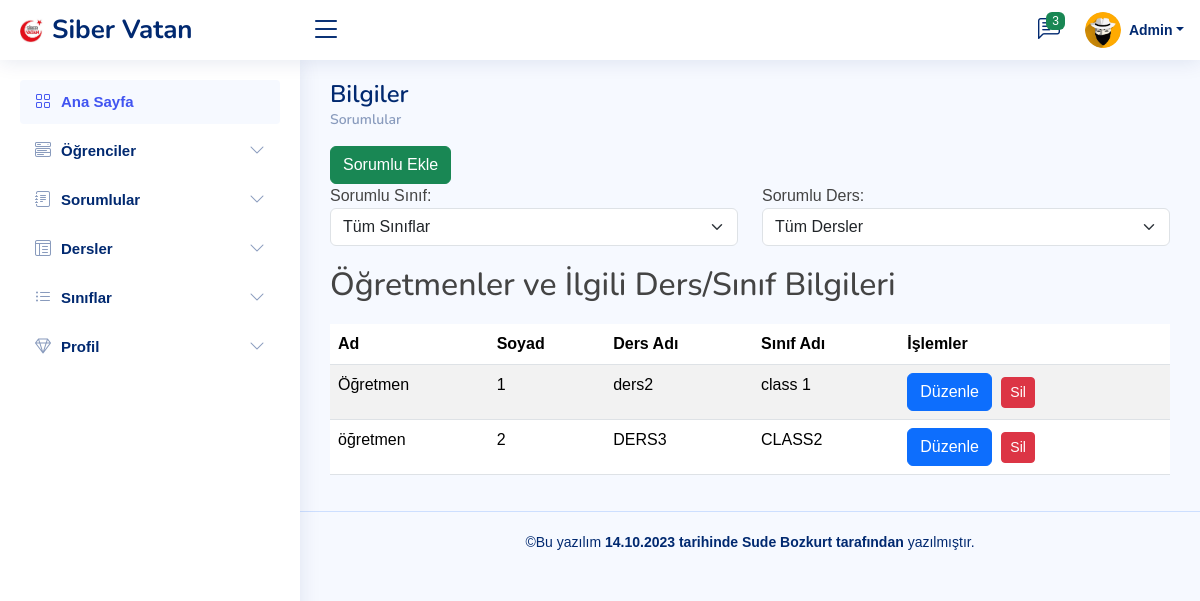
The app's page /NiceAdmin/sorumlular.php with its own data.
### tables this page shows
CREATE TABLE `t_user` (
  `id` int(11) NOT NULL,
  `name` varchar(255) NOT NULL,
  `surname` varchar(255) NOT NULL,
  `username` varchar(255) NOT NULL,
  `password` text NOT NULL,
  `role` varchar(10) NOT NULL,
  `created_at` timestamp NOT NULL DEFAULT current_timestamp() ON UPDATE current_timestamp()
);

CREATE TABLE `t_lesson` (
  `id` int(11) NOT NULL,
  `teacher_user_id` int(11) NOT NULL,
  `lesson_name` varchar(255) NOT NULL
);

CREATE TABLE `t_class` (
  `id` int(11) NOT NULL,
  `class_name` varchar(255) NOT NULL,
  `class_teacher_id` int(11) NOT NULL
);

### NiceAdmin/sorumlular.php (the view, shortened to what this page needs)
<?php
$host = "localhost";
$dbname = "obs";
$username = "root";
$password = "root";
try {
    $pdo = new PDO("mysql:host=$host;dbname=$dbname;charset=utf8", $username, $password);
    $pdo->setAttribute(PDO::ATTR_ERRMODE, PDO::ERRMODE_EXCEPTION);
} catch (PDOException $e) {
    die("Veritabanına bağlantı hatası: " . $e->getMessage());
}
$query = "SELECT u.id, u.name, u.surname, u.username, l.lesson_name, c.class_name
FROM t_user u
LEFT JOIN t_lesson l ON u.id = l.teacher_user_id
LEFT JOIN t_class c ON u.id = c.class_teacher_id
WHERE u.role = 'teacher'";
try {
    $stmt = $pdo->prepare($query);
    $stmt->execute();
    $result = $stmt->fetchAll(PDO::FETCH_ASSOC);
} catch (PDOException $e) {
    die("Sorgu hatası: " . $e->getMessage());
}
?>
<!DOCTYPE html>
<html lang="en">
<head>
  <link href="assets/vendor/bootstrap/css/bootstrap.min.css" rel="stylesheet">
  <link href="assets/vendor/bootstrap-icons/bootstrap-icons.css" rel="stylesheet">
  <link href="assets/vendor/boxicons/css/boxicons.min.css" rel="stylesheet">
  <link href="assets/vendor/quill/quill.snow.css" rel="stylesheet">
  <link href="assets/vendor/quill/quill.bubble.css" rel="stylesheet">
  <link href="assets/vendor/remixicon/remixicon.css" rel="stylesheet">
  <link href="assets/vendor/simple-datatables/style.css" rel="stylesheet">
  <link href="assets/css/style.css" rel="stylesheet">
</head>
<body>
  <header id="header" class="header fixed-top d-flex align-items-center">
    <div class="d-flex align-items-center justify-content-between">
      <a href="admin.php" class="logo d-flex align-items-center">
        <img src="assets/img/logo.jpg" alt="">
        <span class="d-none d-lg-block">Siber Vatan</span>
      </a>
      <i class="bi bi-list toggle-sidebar-btn"></i>
    </div>
    <nav class="header-nav ms-auto">
      <ul class="d-flex align-items-center">
        <li class="nav-item dropdown">
          <a class="nav-link nav-icon" href="#" data-bs-toggle="dropdown">
            <i class="bi bi-chat-left-text"></i>
            <span class="badge bg-success badge-number">3</span>
          </a>
        </li>
        <li class="nav-item dropdown pe-3">
          <a class="nav-link nav-profile d-flex align-items-center pe-0" href="#" data-bs-toggle="dropdown">
            <img src="assets/img/profile.jpeg" alt="Profile" class="rounded-circle">
            <span class="d-none d-md-block dropdown-toggle ps-2">Admin</span>
          </a>
        </li>
      </ul>
    </nav>
  </header>
  <aside id="sidebar" class="sidebar">
    <ul class="sidebar-nav" id="sidebar-nav">
      <li class="nav-item">
        <a class="nav-link " href="admin.php">
          <i class="bi bi-grid"></i>
          <span>Ana Sayfa</span>
        </a>
      </li>
      <li class="nav-item">
        <a class="nav-link collapsed" data-bs-target="#components-nav" data-bs-toggle="collapse" href="#">
          <i class="bi bi-menu-button-wide"></i><span>Öğrenciler</span><i class="bi bi-chevron-down ms-auto"></i>
        </a>
      </li>
      <li class="nav-item">
        <a class="nav-link collapsed" data-bs-target="#forms-nav" data-bs-toggle="collapse" href="#">
          <i class="bi bi-journal-text"></i><span>Sorumlular</span><i class="bi bi-chevron-down ms-auto"></i>
        </a>
      </li>
      <li class="nav-item">
        <a class="nav-link collapsed" data-bs-target="#tables-nav" data-bs-toggle="collapse" href="#">
          <i class="bi bi-layout-text-window-reverse"></i><span>Dersler</span><i class="bi bi-chevron-down ms-auto"></i>
        </a>
      </li>
      <li class="nav-item">
          <a class="nav-link collapsed" data-bs-target="#dersler-nav" data-bs-toggle="collapse" href="#">
              <i class="bi bi-list-ul"></i><span>Sınıflar</span><i class="bi bi-chevron-down ms-auto"></i>
          </a>
      </li>
      <li class="nav-item">
        <a class="nav-link collapsed" data-bs-target="#icons-nav" data-bs-toggle="collapse" href="#">
          <i class="bi bi-gem"></i><span>Profil</span><i class="bi bi-chevron-down ms-auto"></i>
        </a>
      </li>
    </ul>
  </aside>
  <main id="main" class="main">
    <div class="pagetitle">
      <h1>Bilgiler</h1>
      <nav>
        <ol class="breadcrumb">
          <li class="breadcrumb-item"><a href="sorumlular.php">Sorumlular</a></li>
        </ol>
      </nav>
    </div>
    <button type="button" class="btn btn-success" data-bs-toggle="modal" data-bs-target="#sorumluEkleModal">
  Sorumlu Ekle
</button>
    <div class="row">
    <div class="col-md-6">
        <label for="sorumlu-sinif">Sorumlu Sınıf:</label>
        <select class="form-select" id="sorumlu-sinif" name="sınıfAdi">
            <option value="">Tüm Sınıflar</option>
        </select>
    </div>
      <div class="col-md-6">
        <label for="sorumlu-ders">Sorumlu Ders:</label>
        <select class="form-select" id="sorumlu-ders" name="dersAdi">
            <option value="">Tüm Dersler</option>
        </select>
    </div>
        <div class="container">
            <h2>Öğretmenler ve İlgili Ders/Sınıf Bilgileri</h2>
            <table class="table table-striped">
                <thead>
                    <tr>
                        <th>Ad</th>
                        <th>Soyad</th>
                        <th>Ders Adı</th>
                        <th>Sınıf Adı</th>
                        <th>İşlemler</th>
                    </tr>
                </thead>
                <tbody>
                    <?php foreach ($result as $row): ?>
                        <tr>
                            <td><?php echo $row['name']; ?></td>
                            <td><?php echo $row['surname']; ?></td>
                            <td><?php echo $row['lesson_name']; ?></td>
                            <td><?php echo $row['class_name']; ?></td>
                            <td>
                              <button type="button" class="btn btn-primary" data-bs-toggle="modal" data-bs-target="#duzenleModal" data-id="<?php echo $row['id']; ?>" data-isim="<?php echo $row['name']; ?>" data-soyisim="<?php echo $row['surname']; ?>" data-kullanici-adi="<?php echo $row['username']; ?>">
                                  Düzenle
                              </button>
                              <a href="sorumlusil.php?id=<?php echo $row['id']; ?>" class="btn btn-danger btn-sm">Sil</a>
                          </td>
                        </tr>
                    <?php endforeach; ?>
                </tbody>
            </table>
        </div>
  </main>
  <footer id="footer" class="footer">
    <div class="copyright">
      &copy;Bu yazılım<strong><span> 14.10.2023 tarihinde Sude Bozkurt tarafından</span></strong> yazılmıştır.
    </div>
  </footer>
</body>
</html>

### NiceAdmin/assets/css/style.css (style rules this page uses)
:root { scroll-behavior: smooth; }
body { font-family: "Open Sans", sans-serif; background: #f6f9ff; color: #444444; }
a { color: #4154f1; text-decoration: none; }
h1, h2, h3, h4, h5, h6 { font-family: "Nunito", sans-serif; }
#main { margin-top: 60px; padding: 20px 30px; transition: all 0.3s; }
.pagetitle { margin-bottom: 10px; }
.pagetitle h1 { font-size: 24px; margin-bottom: 0; font-weight: 600; color: #012970; }
.breadcrumb { font-size: 14px; font-family: "Nunito", sans-serif; color: #899bbd; font-weight: 600; }
.breadcrumb a { color: #899bbd; transition: 0.3s; }
.breadcrumb .breadcrumb-item::before { color: #899bbd; }
.logo { line-height: 1; }
@media (min-width: 1200px) { .logo { width: 280px; } }
.logo img { max-height: 26px; margin-right: 6px; }
.logo span { font-size: 26px; font-weight: 700; color: #012970; font-family: "Nunito", sans-serif; }
.header { transition: all 0.5s; z-index: 997; height: 60px; box-shadow: 0px 2px 20px rgba(1, 41, 112, 0.1); background-color: #fff; padding-left: 20px; }
.header .toggle-sidebar-btn { font-size: 32px; padding-left: 10px; cursor: pointer; color: #012970; }
.header-nav ul { list-style: none; }
.header-nav>ul { margin: 0; padding: 0; }
.header-nav .nav-icon { font-size: 22px; color: #012970; margin-right: 25px; position: relative; }
.header-nav .nav-profile { color: #012970; }
.header-nav .nav-profile img { max-height: 36px; }
.header-nav .nav-profile span { font-size: 14px; font-weight: 600; }
.header-nav .badge-number { position: absolute; inset: -2px -5px auto auto; font-weight: normal; font-size: 12px; padding: 3px 6px; }
.sidebar { position: fixed; top: 60px; left: 0; bottom: 0; width: 300px; z-index: 996; transition: all 0.3s; padding: 20px; overflow-y: auto; scrollbar-width: thin; scrollbar-color: #aab7cf transparent; box-shadow: 0px 0px 20px rgba(1, 41, 112, 0.1); background-color: #fff; }
@media (min-width: 1200px) { #main, #footer { margin-left: 300px; } }
.sidebar-nav { padding: 0; margin: 0; list-style: none; }
.sidebar-nav li { padding: 0; margin: 0; list-style: none; }
.sidebar-nav .nav-item { margin-bottom: 5px; }
.sidebar-nav .nav-link { display: flex; align-items: center; font-size: 15px; font-weight: 600; color: #4154f1; transition: 0.3; background: #f6f9ff; padding: 10px 15px; border-radius: 4px; }
.sidebar-nav .nav-link i { font-size: 16px; margin-right: 10px; color: #4154f1; }
.sidebar-nav .nav-link.collapsed { color: #012970; background: #fff; }
.sidebar-nav .nav-link.collapsed i { color: #899bbd; }
.sidebar-nav .nav-link .bi-chevron-down { margin-right: 0; transition: transform 0.2s ease-in-out; }
.footer { padding: 20px 0; font-size: 14px; transition: all 0.3s; border-top: 1px solid #cddfff; }
.footer .copyright { text-align: center; color: #012970; }

### NiceAdmin/sorumlular.php (style rules this page uses)
body { font-family: Arial, sans-serif; }
.container { margin-top: 20px; }
.btn { margin-right: 5px; }
.table { margin-top: 20px; }

### records on screen
t_user: name "Öğretmen", surname "1", t_lesson.lesson_name "ders2", t_class.class_name "class 1"
t_user: name "öğretmen", surname "2", t_lesson.lesson_name "DERS3", t_class.class_name "CLASS2"
